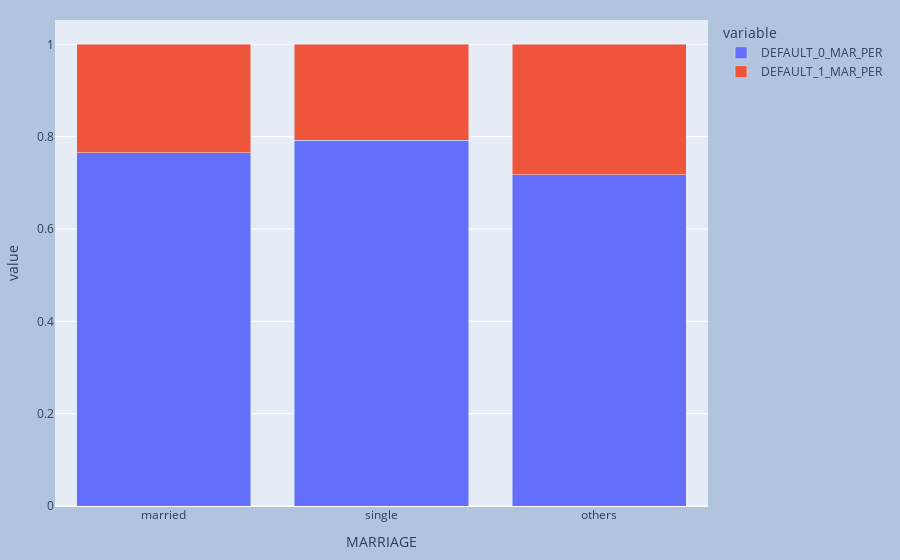

Here is the notebook cell this chart was saved with:
### Code cell
fig = px.bar(aggr3, x='MARRIAGE', y=['DEFAULT_0_MAR_PER','DEFAULT_1_MAR_PER'], barmode="stack")
fig.update_layout(
    margin=dict(l=20, r=20, t=20, b=20),
    paper_bgcolor="LightSteelBlue",
)
fig.show()

### Figure 1 — Plotly figure (JSON) as saved in the notebook; plotly's stock layout.template omitted (floating-point values rounded to 4 significant figures)
{"data": [{"alignmentgroup": "True", "hovertemplate": "variable=DEFAULT_0_MAR_PER<br>MARRIAGE=%{x}<br>value=%{y}<extra></extra>", "legendgroup": "DEFAULT_0_MAR_PER", "marker": {"color": "#636efa", "pattern": {"shape": ""}}, "name": "DEFAULT_0_MAR_PER", "offsetgroup": "DEFAULT_0_MAR_PER", "orientation": "v", "showlegend": true, "textposition": "auto", "type": "bar", "x": ["married", "single", "others"], "xaxis": "x", "y": [0.7646, 0.7923, 0.7176], "yaxis": "y"}, {"alignmentgroup": "True", "hovertemplate": "variable=DEFAULT_1_MAR_PER<br>MARRIAGE=%{x}<br>value=%{y}<extra></extra>", "legendgroup": "DEFAULT_1_MAR_PER", "marker": {"color": "#EF553B", "pattern": {"shape": ""}}, "name": "DEFAULT_1_MAR_PER", "offsetgroup": "DEFAULT_1_MAR_PER", "orientation": "v", "showlegend": true, "textposition": "auto", "type": "bar", "x": ["married", "single", "others"], "xaxis": "x", "y": [0.2354, 0.2077, 0.2824], "yaxis": "y"}], "layout": {"autosize": true, "barmode": "stack", "legend": {"title": {"text": "variable"}, "tracegroupgap": 0}, "margin": {"b": 20, "l": 20, "r": 20, "t": 20}, "paper_bgcolor": "LightSteelBlue", "xaxis": {"anchor": "y", "autorange": true, "domain": [0, 1], "range": [-0.5, 2.5], "title": {"text": "MARRIAGE"}, "type": "category"}, "yaxis": {"anchor": "x", "autorange": true, "domain": [0, 1], "range": [0, 1.053], "title": {"text": "value"}, "type": "linear"}}}
